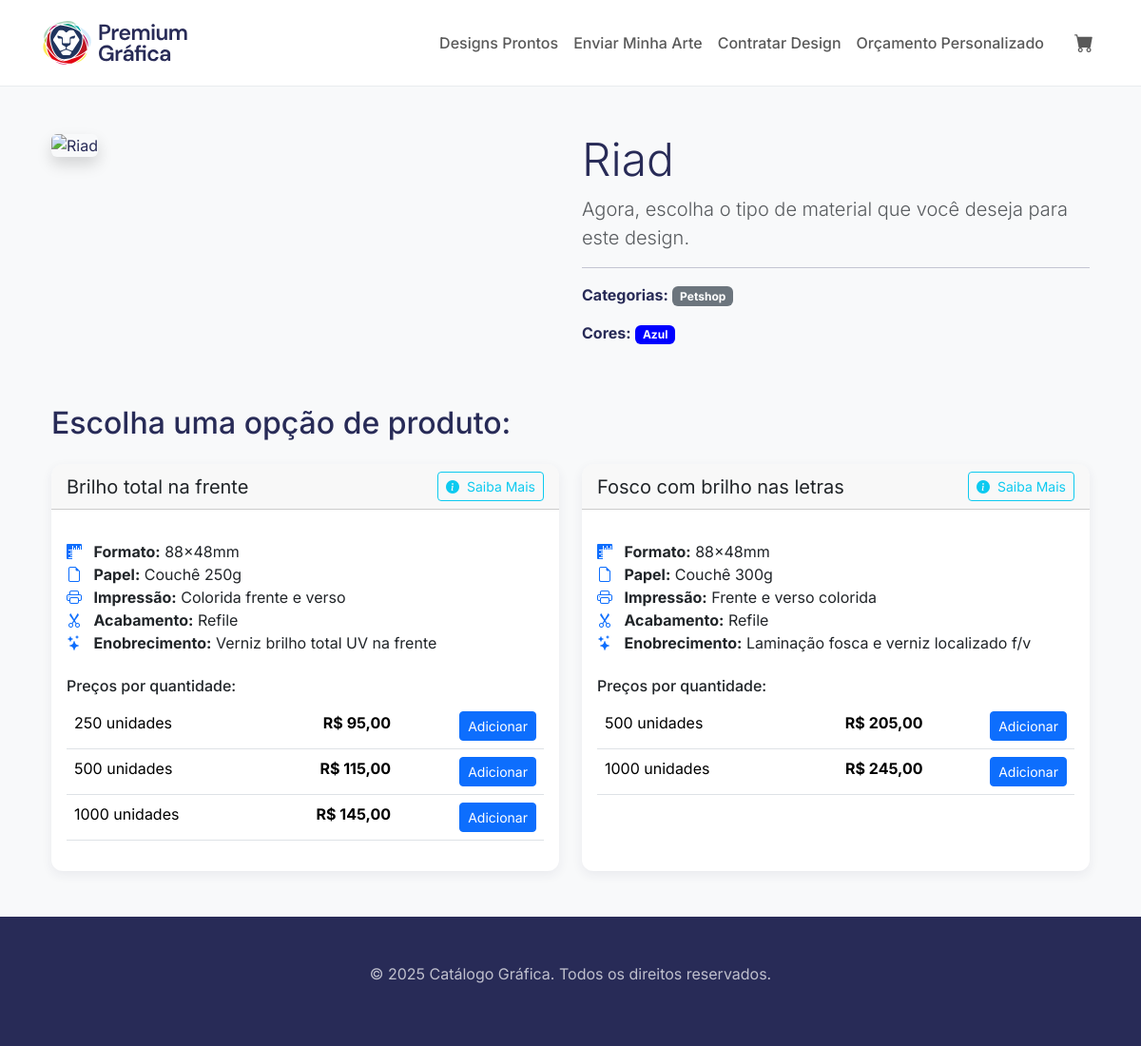
The app's page /designs/4/ with its own data.
### designs/models.py (models this page shows, shortened)
class Design(models.Model):
    name = models.CharField(max_length=100, verbose_name="Nome do Design")
    image = CloudinaryField('image', folder='designs')
    categories = models.ManyToManyField(Category, related_name="designs", verbose_name="Categorias")
    colors = models.ManyToManyField(Color, related_name="designs", blank=True, verbose_name="Cores")
    available_variations = models.ManyToManyField(
        ProductVariation,
        related_name="designs",
        help_text="Selecione as variações de produto que podem ser usadas com este design.",
        verbose_name="Variações de Produto Disponíveis"
    )
    class Meta:
        verbose_name = "Design"
        verbose_name_plural = "Designs"

class Category(models.Model):
    name = models.CharField(max_length=100, unique=True, verbose_name="Nome da Categoria")
    slug = models.SlugField(max_length=100, unique=True, help_text="Versão do nome otimizada para URLs.")
    class Meta:
        verbose_name = "Categoria"
        verbose_name_plural = "Categorias"
        ordering = ['name']

class Color(models.Model):
    name = models.CharField(max_length=50, unique=True, verbose_name="Nome da Cor")
    hex_code = models.CharField(max_length=7, unique=True, help_text="Código Hexadecimal da cor. Ex: #FF5733", verbose_name="Código Hex")
    class Meta:
        verbose_name = "Cor"
        verbose_name_plural = "Cores"
        ordering = ['name']

### products/models.py (models this page shows, shortened)
class ProductVariation(models.Model):
    product_type = models.ForeignKey(ProductType, on_delete=models.PROTECT, related_name="variations", verbose_name="Tipo de Produto")
    name = models.CharField(max_length=100, verbose_name="Nome da Variação")
    icon_image = CloudinaryField('icon_image', blank=True, null=True, folder='products/icons')
    detailed_description = models.TextField(
        blank=True,
        verbose_name="Descrição Detalhada",
        help_text="Explique em detalhes sobre o produto, papel, acabamentos, etc."
    )
    video_url = models.URLField(
        blank=True,
        verbose_name="URL do Vídeo (YouTube, Vimeo)",
        help_text="Cole aqui o link 'embed' do vídeo."
    )
    class Meta:
        verbose_name = "Variação de Produto"
        verbose_name_plural = "Variações de Produtos"
        unique_together = ('product_type', 'name')

class Specification(models.Model):
    product_variation = models.ForeignKey(ProductVariation, on_delete=models.CASCADE, related_name="specifications", verbose_name="Variação de Produto")
    name = models.CharField(max_length=100, verbose_name="Nome da Característica") # Ex: "Papel"
    value = models.CharField(max_length=255, verbose_name="Valor da Característica") # Ex: "Couchê 300g"
    icon = models.CharField(
        max_length=50,
        blank=True, # O ícone é opcional
        verbose_name="Classe do Ícone (Bootstrap Icons)",
        help_text="Ex: 'bi-rulers' ou 'bi-palette'. Veja os nomes em bootstrap-icons."
    )
    class Meta:
        verbose_name = "Especificação"
        verbose_name_plural = "Especificações"
        unique_together = ('product_variation', 'name')

class PriceTier(models.Model):
    product_variation = models.ForeignKey(ProductVariation, on_delete=models.CASCADE, related_name="price_tiers", verbose_name="Variação de Produto")
    quantity = models.PositiveIntegerField(verbose_name="Quantidade")
    price = models.DecimalField(max_digits=10, decimal_places=2, verbose_name="Preço")
    class Meta:
        verbose_name = "Faixa de Preço"
        verbose_name_plural = "Faixas de Preço"
        unique_together = ('product_variation', 'quantity')
        ordering = ['quantity']

### designs/views.py (the view)
# urls.py: path('designs/<int:design_id>/', views.design_detail_view, name='detail'),
def design_detail_view(request, design_id):
    design = get_object_or_404(Design, id=design_id)
    context = {
        'design': design
    }
    return render(request, 'designs/design_detail.html', context)

### core/templatetags/video_filters.py (called while the page is built)
@register.filter(name='get_embed_url')
def get_embed_url(video_url):
    if not video_url:
        return ""
    regex = (
        r'(https?://)?(www\.)?'
        '(youtube|youtu|youtube-nocookie)\.(com|be)/'
        '(watch\?v=|embed/|v/|.+\?v=)?([^&=%\?]{11})')
    match = re.search(regex, video_url)
    if match:
        video_id = match.group(6)
        return f"https://www.youtube.com/embed/{video_id}"
    return video_url

### orders/context_processors.py (called while the page is built)
def cart_context(request):
    cart = request.session.get('cart', {})
    cart_item_count = len(cart)
    return {
        'cart': cart,
        'cart_item_count': cart_item_count,
    }

### designs/templates/designs/design_detail.html (shortened to what this page needs)
{% extends "core/base.html" %} {% load video_filters %} {% block title %} {{ design.name }} - {{ block.super }} {% endblock %} {% block content %}
<div class="container">
    <div class="row mb-5">
        <div class="col-md-6">
            <img src="{{ design.image.url }}" class="img-fluid rounded shadow" alt="{{ design.name }}" />
        </div>
        <div class="col-md-6">
            <h1 class="display-5">{{ design.name }}</h1>
            <p class="lead text-muted">Agora, escolha o tipo de material que você deseja para este design.</p>
            <hr />
            <p>
                <strong>Categorias:</strong>
                {% for category in design.categories.all %}
                <span class="badge bg-secondary">{{ category.name }}</span>
                {% endfor %}
            </p>
            <p>
                <strong>Cores:</strong>
                {% for color in design.colors.all %}
                <span class="badge" style="background-color: {{ color.hex_code }}; color: #fff;">{{ color.name }}</span>
                {% endfor %}
            </p>
        </div>
    </div>
    <h2 class="mb-4">Escolha uma opção de produto:</h2>
    <div class="row row-cols-1 row-cols-md-2 g-4">
        {% for variation in design.available_variations.all %}
        <div class="col">
            <div class="card h-100 card-product">
                <div class="card-header d-flex justify-content-between align-items-center">
                    <h5 class="my-0 fw-normal">{{ variation.name }}</h5>
                    <button type="button" class="btn btn-sm btn-outline-info" data-bs-toggle="modal" data-bs-target="#variationModal-{{ variation.id }}"><i class="bi bi-info-circle-fill me-1"></i> Saiba Mais</button>
                </div>
                <div class="card-body">
                    <ul class="list-unstyled mt-3 mb-4">
                        {% for spec in variation.specifications.all %}
                        <li>{% if spec.icon %}<i class="bi {{ spec.icon }} me-2 text-primary"></i>{% endif %} <strong>{{ spec.name }}:</strong> {{ spec.value }}</li>
                        {% empty %}
                        <li>Nenhuma especificação cadastrada.</li>
                        {% endfor %}
                    </ul>
                    <h6>Preços por quantidade:</h6>
                    <table class="table">
                        <tbody>
                            {% for tier in variation.price_tiers.all %}
                            <tr>
                                <td>{{ tier.quantity }} unidades</td>
                                <td class="text-end">
                                    <strong>R$ {{ tier.price|floatformat:2 }}</strong>
                                </td>
                                <td class="text-end">
                                    <form action="{% url 'orders:add_to_cart_with_design' design.id tier.id %}" method="POST" class="d-inline">
                                        <button type="submit" class="btn btn-sm btn-primary">Adicionar</button>
                                    </form>
                                </td>
                            </tr>
                            {% empty %}
                            <tr>
                                <td colspan="3" class="text-center">Nenhum preço cadastrado.</td>
                            </tr>
                            {% endfor %}
                        </tbody>
                    </table>
                </div>
            </div>
        </div>
        {% empty %}
        <div class="col-12">
            <div class="alert alert-warning" role="alert">Nenhuma opção de produto foi configurada para este design ainda.</div>
        </div>
        {% endfor %}
    </div>
</div>
{% endblock %}

### static/css/custom.css (style rules this page uses)
:root { --brand-primary: #282b57; --brand-accent: #ceff00; --brand-hard-gray: #222222; --brand-gray: #595959; --brand-light-gray: #f8f9fa; --brand-white: #ffffff; --brand-border-color: #e9ecef; }
body { font-family: 'Inter', sans-serif; background-color: var(--brand-white); color: var(--brand-primary); display: flex; flex-direction: column; min-height: 100vh; }
.card-product { border: none; border-radius: 12px; overflow: hidden; box-shadow: 0 0.25rem 0.75rem rgba(40, 43, 87, 0.07); }

### records on screen
Design: name "Riad"
Category: name "Petshop"
Color: name "Azul"
ProductVariation: name "Brilho total na frente"
Specification: name "Formato", value "88x48mm"
Specification: name "Papel", value "Couchê 250g"
Specification: name "Impressão", value "Colorida frente e verso"
Specification: name "Acabamento", value "Refile"
Specification: name "Enobrecimento", value "Verniz brilho total UV na frente"
PriceTier: quantity "250", price "95,00"
PriceTier: quantity "500", price "115,00"
PriceTier: quantity "1000", price "145,00"
ProductVariation: name "Fosco com brilho nas letras"
Specification: name "Formato", value "88x48mm"
Specification: name "Papel", value "Couchê 300g"
Specification: name "Impressão", value "Frente e verso colorida"
Specification: name "Acabamento", value "Refile"
Specification: name "Enobrecimento", value "Laminação fosca e verniz localizado f/v"
PriceTier: quantity "500", price "205,00"
PriceTier: quantity "1000", price "245,00"
